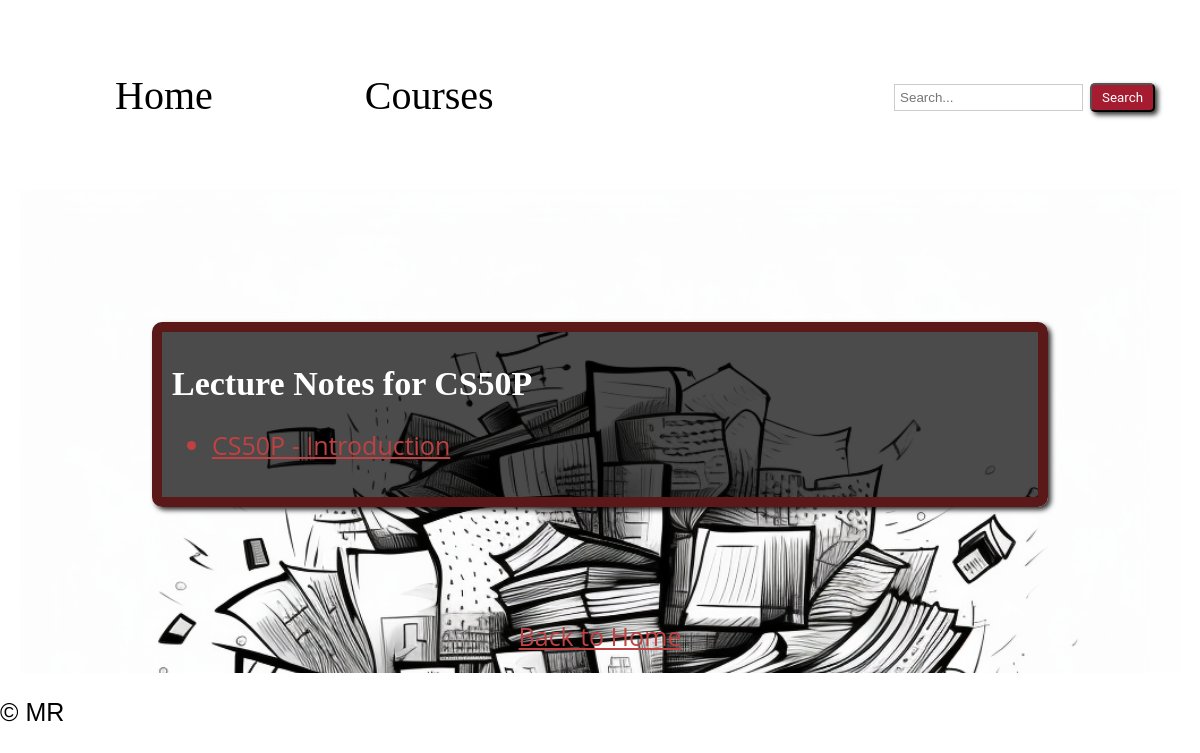
The page /lecture-notes/1/ on the database as committed earlier.
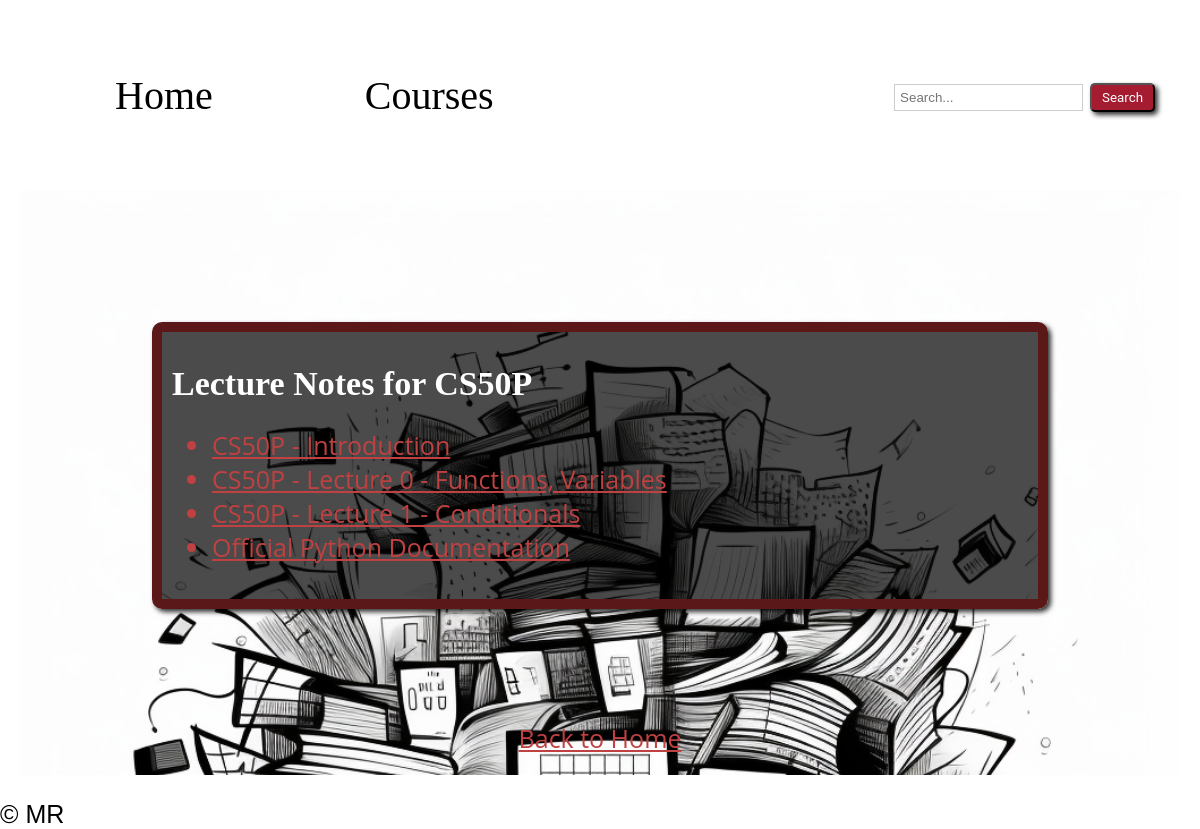
The same page on the database as committed later.
### cs50notes/models.py (models this page shows, shortened)
class Course (models.Model):
    name = models.CharField(max_length=255)
    description = models.TextField()
    created_at = models.DateTimeField(auto_now_add=True)

class LectureNote(models.Model):
    title = models.CharField(max_length=200)
    image = models.ImageField(upload_to='lecture_images/', null=True, blank=True)
    content = RichTextField(blank = True, null = True )
    category = models.ForeignKey(Course, on_delete=models.CASCADE)
    created_at = models.DateTimeField(auto_now_add=True)
    updated_at = models.DateTimeField(auto_now=True)
    language = models.CharField(max_length=100, default='python')
    web_link = models.URLField(blank=True, null=True)

### cs50notes/views.py (the view)
# urls.py: path('lecture-notes/<int:course_id>/', views.lecture_note_list, name='lecture-note-list'),
def lecture_note_list(request, course_id):
    course = get_object_or_404(Course, pk=course_id)
    notes = LectureNote.objects.filter(category_id=course_id)
    return render(request, 'course-notes.html', {'course': course, 'notes': notes})

### cs50notes/templates/course-notes.html (shortened to what this page needs)
{% extends 'layout.html' %}
{% load static %}
{% load custom_filters %}
{% block content %}
<div class="course-notes-list">
<div class="card">
    <h1>Lecture Notes for {{ course.name }}</h1>
    <ul>
        {% if notes %}
            {% for note in notes %}
            <li class="a-link"><a class="a-link" href="{% url 'lecture-note-detail' course.id note.id %}">{{ note.title }}</a></li>
            {% endfor %}
        {% else %}
            <li >No lecture notes available for this course. 📚</li>
        {% endif %}
    </ul>
</div>
<a class="a-link" href="{% url 'home' %}">Back to Home</a>
</div>
{% endblock %}

### cs50notes/templates/layout.html (shortened to what this page needs)
<!DOCTYPE html>
<html lang="en">
<head>
    {% load static %}
        <link rel="stylesheet" href="{% static 'styles.css' %}">
</head>
<body>
    <header>
      <nav class="breadcrumb">
        <ul>
          <li>
            <a href="{% url 'home' %}">Home</a>
          </li>
          <li>
            <a href="{% url 'course-list' %}">Courses</a>
          </li>
        </ul>
        <div class="search-bar">
          <form method="GET" action="{% url 'search_results' %}">
            <input type="text" name="query" placeholder="Search...">
            <button type="submit">Search</button>
          </form>
        </div>
      </nav>
    </header>
    <main>
        {% block content %}{% endblock %}
    </main>
    <footer>
        <p>&copy; {{ year }} MR</p>
    </footer>
</body>
</html>

### cs50notes/static/styles.css (style rules this page uses)
:root { --primary-color:#A51C30 ; --secondary-color: #E5DCCF; --accent-color: #BF4141; --highlight-color:#BF9775; --text-color:#ffffff ; --code-color:#00FF00; --link-color:#BF4141; }
body { height: 100vh; background-repeat: no-repeat; background-position: center; font-family: 'Spicy Potatos', Arial, sans-serif; margin: 0; padding: 0; font-size: 25px; }
.breadcrumb { z-index: 100; display: flex; justify-content: space-between; align-items: center; padding: 10px 20px; height: 100px; text-align: left; margin: 20px; padding: 25px; }
.breadcrumb ul { list-style: none; margin: 0; padding: 0; }
.breadcrumb li { display: inline; margin-right: 5px; font-size: 25px; padding: 20px; }
.breadcrumb li:not(:last-child)::after { margin-left: 5px; margin-right: 5px; color: var(--link-color); }
.breadcrumb a { font-family: 'Family'; background-size: 250px 500px; background-repeat: no-repeat; background-position: center; padding: 50px ; text-decoration: none; color: black; font-size: 40px; }
.search-bar { display: flex; align-items: center; }
input[type="text"] { padding: 5px; border: 1px solid #ccc; }
button { font-family: Roboto; padding: 5px 10px; background-color: var(--primary-color); color: #fff; border-radius: 5px; cursor: pointer; box-shadow: 3px 3px 5px 0 rgba(0, 0, 0, 0.8); transition: transform 0.2s, box-shadow 0.2s; }
.a-link { font-family: 'Open Sans', sans-serif; color: var(--link-color); transition: color 0.2s; }
.course-notes-list { background-image: url('/static/images/course-notes.png'); background-size: cover; background-repeat: no-repeat; justify-content: center; align-items: center; display: flex; flex-wrap: wrap; justify-content: space-around; padding: 20px; margin: 20px; }
.card { background-color: rgba(0, 0, 0, 0.7); font-family: 'Open Sans'; margin-left: 50px; color: #ffffff; border: 10px solid #5b1818; border-radius: 10px; padding: 10px; margin: 10%; width: 80%; box-shadow: 3px 3px 5px 0 rgba(0, 0, 0, 0.8); transition: transform 0.2s, box-shadow 0.2s; }
.card h1 { font-family: 'Manga Temple'; font-size: 34px; margin-bottom: 10px; }

Rows that differ between the two databases and show on the page:
added LectureNote: title "CS50P - Lecture 0 - Functions, Variables"
added LectureNote: title "CS50P - Lecture 1 - Conditionals"
added LectureNote: title "Official Python Documentation"
